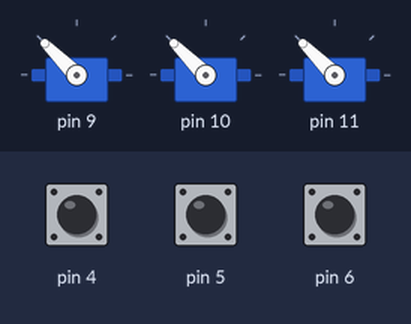
A sketch run on a simulated Arduino Uno, built with avr-gcc and run on an emulated ATmega328P. Parts: 3 × servo. The test bench sets the inputs (shaded band); at power-on: pin 5 HIGH, pin 6 HIGH, pin 4 HIGH. Random numbers use the default seed unless the sketch sets one.

Above: at 1.2 s.
1.3 s: pin 5 pulled LOW for 3.2 s
At 3.7 s:
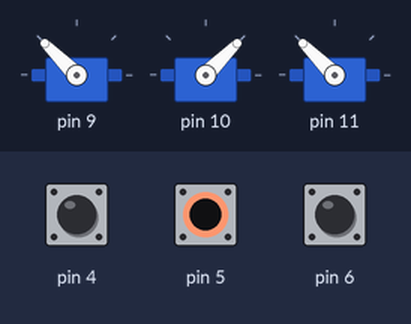
6.4 s: pin 6 pulled LOW for 1 s
At 9.1 s:
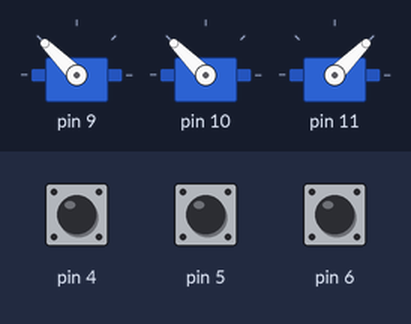
9.4 s: pin 4 pulled LOW for 3.2 s
At 12.9 s:
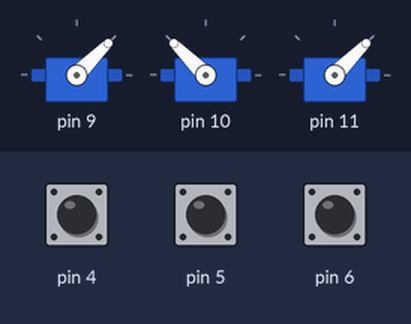
14.1 s: pin 6 pulled LOW for 3.2 s
At 16.6 s:
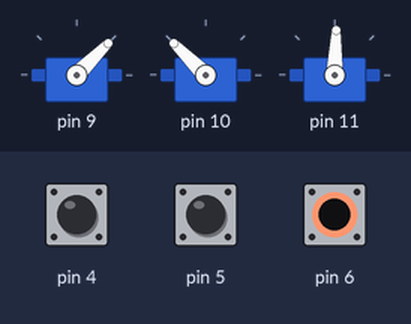
18.8 s: pin 5 pulled LOW for 3.2 s
At 22.4 s:
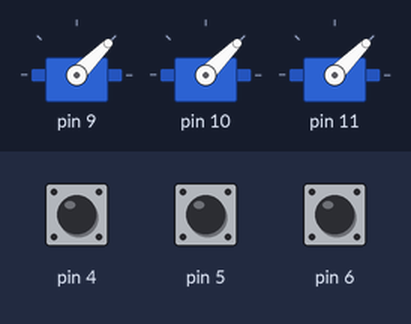
23.5 s: pin 4 pulled LOW for 1 s
At 25.2 s:
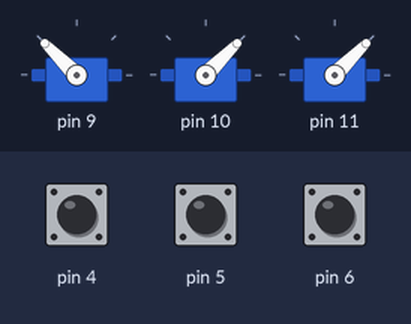
Timing chart, 0 to 26.7 s (numbered marks = the images above; inputs shaded):
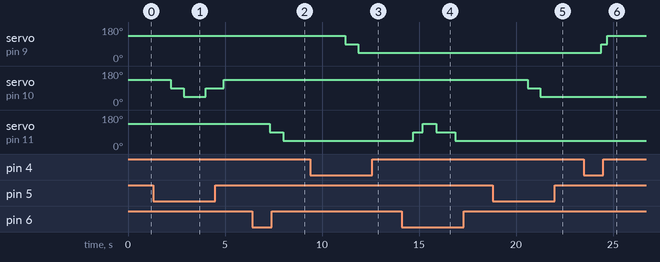

Measured:
- after the input at 1.3 s, servo on pin 10: 135° → 90° after 0.90 s, → 45° 0.68 s later, → 90° 1.1 s later, → 135° 0.93 s later
- after the input at 6.4 s, servo on pin 11: 135° → 88° after 0.90 s, → 45° 0.69 s later
- after the input at 9.4 s, servo on pin 9: 135° → 88° after 1.8 s, → 45° 0.67 s later
- after the input at 14.1 s, servo on pin 11: 45° → 88° after 0.60 s, → 135° 0.50 s later, → 88° 0.70 s later, → 45° 0.96 s later
- after the input at 18.8 s, servo on pin 10: 135° → 90° after 1.8 s, → 45° 0.64 s later
- after the input at 23.5 s, servo on pin 9: 45° → 88° after 0.90 s, → 135° 0.31 s later

The sketch:

main.ino
```cpp
#include <Servo.h>

class Prop{

  public:
    void init(int servo_pin, int zero_pin);
    void update(int zero_pin, int full_stop, int min_pull, int max_pull, int min_pause, int max_pause);

  private:
    Servo servo;
    int state;
    int revs;
    long pull;
    long push;
    long pause;
    long downspeed;
    long upspeed;
    unsigned long previousMillis;
    unsigned long previousTrigger;
    int debounce;

};

void Prop::init(int servo_pin, int zero_pin){

    servo.attach(servo_pin);
    pinMode(zero_pin, INPUT_PULLUP);
    state = 0;
    revs = 0;
    pull = random(4, 8);
    push = random(0, 4);
    pause = random(200, 1000);
    downspeed = random(100, 135);
    upspeed = random(45, 80);
    previousMillis = 0;
    previousTrigger = 0;
    debounce = 300;
}

void Prop::update(int zero_pin, int full_stop, int min_pull, int max_pull, int min_pause, int max_pause)
      {
      unsigned long currentMillis = millis();
      //Serial.println(spider.previousMillis);
       int zeroed = digitalRead(zero_pin);
       if((currentMillis - previousTrigger) >= debounce){
         if(zeroed == LOW){
           previousTrigger = millis();
           if(state==0){
             revs++;
           }else if (state==2){
             revs--;
           }
         }
       }

      if(state == 0){
         if(revs >= pull){
            pull = random((max_pull-min_pull)/2, max_pull);
            previousMillis = currentMillis;
            state++;
         }
       }else if( state == 2){
         if(revs <= push){
            push = random(min_pull, (max_pull-min_pull)/2);
            previousMillis = currentMillis;
            state++;
         }
       }else if(state == 1 || state == 3){
          if((currentMillis - previousMillis) >= pause){
            previousMillis = currentMillis;
            pause = random(min_pause, max_pause);
            state++;
         }
       }
      switch(state){
        case 0:
          servo.write(135);
          break;
        case 1:
          servo.write(full_stop);
          break;
        case 2:
          servo.write(45);
          break;
        case 3:
          servo.write(full_stop);
          break;
        case 4:
          state = 0;
          break;
        default:
          Serial.println("broken");
        break;
      }
}

Prop spider;
Prop lefthand;
Prop righthand;

void setup()
{
  Serial.begin(9600);
  spider.init(9, 4);
  lefthand.init(10, 5);
  righthand.init(11, 6);
}

void loop()
{
    spider.update(4, 88, 0, 16, 200, 1000); //less travel, short movements
    lefthand.update(5, 90, 0, 8, 200, 1000); //more long travels
    righthand.update(6, 88, 0, 8, 200, 1000); //full stop adjusted for motor drift
}
```
